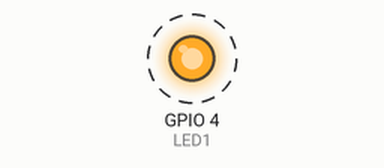
A sketch run on a simulated ESP32. Shown: output pins drawn as LEDs (lit = HIGH). Dashed ring = blinking. What the sketch prints to the serial monitor is not drawn.

Above: at 0.05 s.
Timing chart, 0 to 3.0 s (numbered marks = the images above):
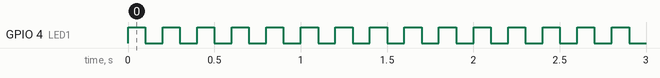

The sketch:

t_rtos.ino
```cpp
const int LED1 = 4;
void fast(void *pv) {
  for (;;) {
    digitalWrite(LED1, !digitalRead(LED1));
    Serial.printf("fast %d\n", digitalRead(LED1));
    vTaskDelay(pdMS_TO_TICKS(100));
  }
}
void setup() {
  Serial.begin(115200);
  pinMode(LED1, OUTPUT);
  xTaskCreatePinnedToCore(fast, "fast", 2048, NULL, 1, NULL, 0);
}
void loop() { vTaskDelete(NULL); }
```

Measured:
- by itself, GPIO 4 (LED1): alternates HIGH for 0.10 s and LOW for 0.10 s
